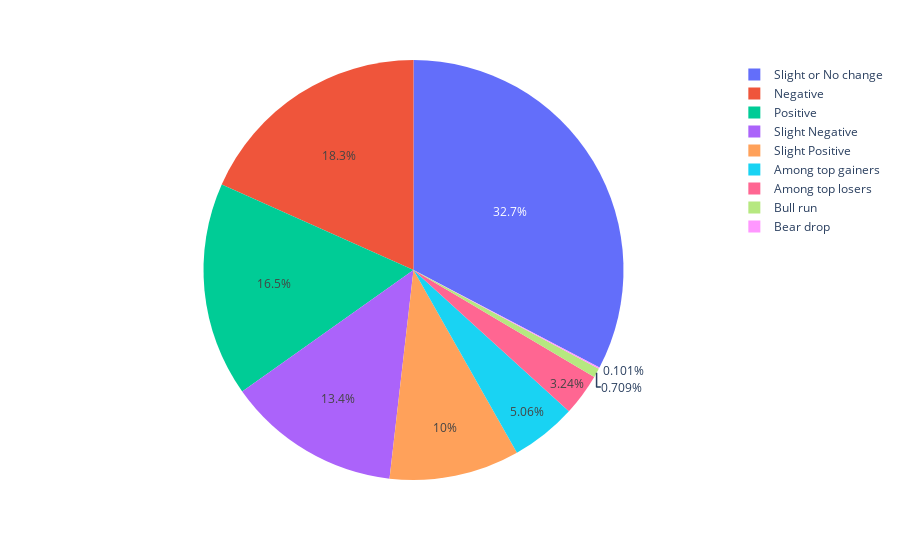

Notebook code cell kept with this figure:
### Code cell
pie_plot=px.pie(CIPLA_df,names='Trend')
pie_plot.show()

### Figure 1 — Plotly figure (JSON) as saved in the notebook; plotly's stock layout.template omitted (floating-point values rounded to 4 significant figures; data arrays with more than 128 entries replaced by an {"elided": "..."} marker saying what was removed)
{"data": [{"domain": {"x": [0, 1], "y": [0, 1]}, "hovertemplate": "Trend=%{label}<extra></extra>", "labels": {"elided": "988 str values"}, "legendgroup": "", "name": "", "showlegend": true, "type": "pie"}], "layout": {"legend": {"tracegroupgap": 0}, "margin": {"t": 60}}}
